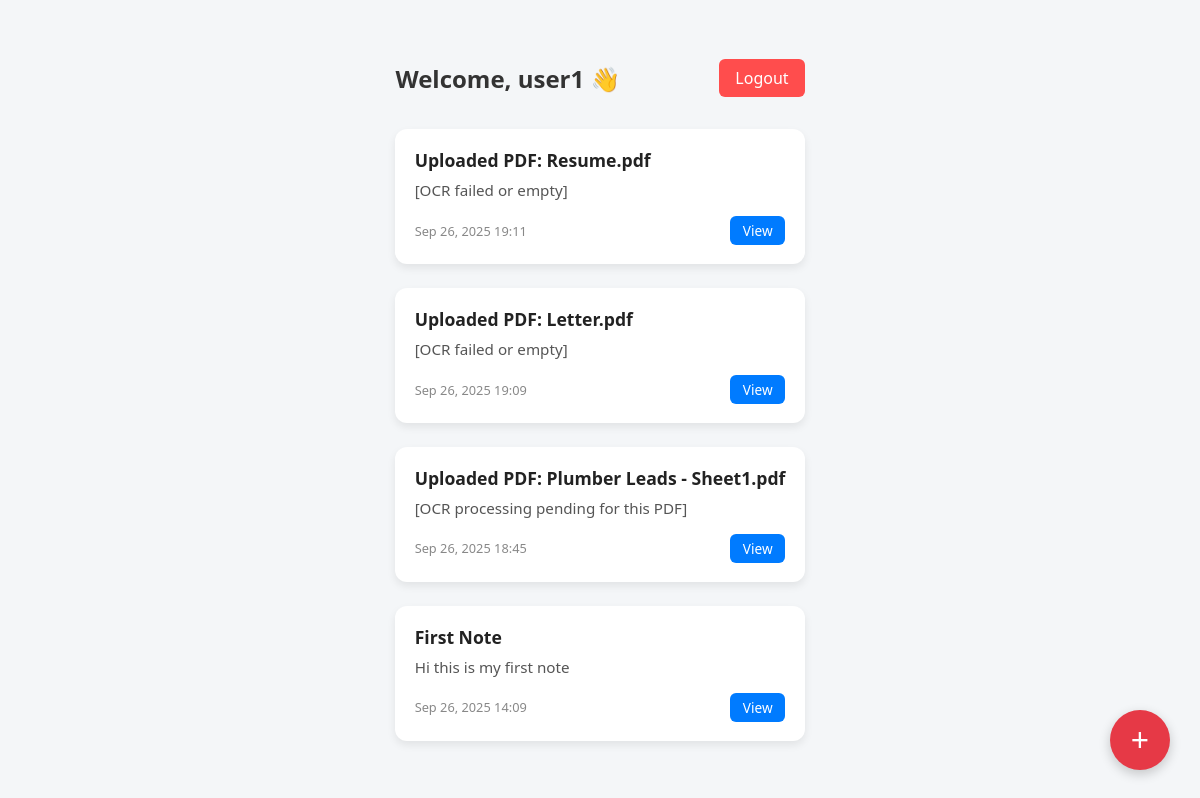
/index.php (signed in), run on the app's committed database.
### tables this page shows
CREATE TABLE `notes` (
  `id` int(11) NOT NULL,
  `user_id` int(11) NOT NULL,
  `title` varchar(255) NOT NULL,
  `content` longtext NOT NULL,
  `is_summary` tinyint(1) DEFAULT 0,
  `created_at` timestamp NOT NULL DEFAULT current_timestamp()
);

### index.php (the view, shortened to what this page needs)
<?php
require_once "config.php";
$user_id = $_SESSION['user_id'];
$username = $_SESSION['username'] ?? "";
$stmt = $pdo->prepare("SELECT id, title, content, created_at, is_summary
                       FROM notes
                       WHERE user_id = :user_id
                       ORDER BY created_at DESC");
$stmt->execute([":user_id" => $user_id]);
$notes = $stmt->fetchAll(PDO::FETCH_ASSOC);
?>
<!DOCTYPE html>
<html lang="en">
<head>
  <link rel="stylesheet" href="style.css">
</head>
<body>
<div class="dashboard-container">
    <header class="dashboard-header">
        <h1>Welcome, <?= htmlspecialchars($username) ?> 👋</h1>
        <a href="logout.php" class="logout-btn">Logout</a>
    </header>
    <section class="notes-section">
        <?php if (empty($notes)): ?>
            <p class="no-notes">No notes yet. Click the + button to add one!</p>
        <?php else: ?>
            <div class="notes-grid">
                <?php foreach ($notes as $note): ?>
                    <div class="note-card <?= $note['is_summary'] ? 'summary-note' : '' ?>">
                        <h3><?= htmlspecialchars($note['title']) ?></h3>
                        <p class="note-preview">
                            <?= htmlspecialchars(mb_strimwidth($note['content'], 0, 150, "...")) ?>
                        </p>
                        <div class="note-footer">
                            <small><?= date("M d, Y H:i", strtotime($note['created_at'])) ?></small>
                            <a href="view_note.php?id=<?= $note['id'] ?>" class="view-btn">View</a>
                        </div>
                    </div>
                <?php endforeach; ?>
            </div>
        <?php endif; ?>
    </section>
    <a href="create_note.php" class="add-btn">+</a>
</div>
</body>
</html>

### style.css (style rules this page uses)
* { margin: 0; padding: 0; box-sizing: border-box; font-family: "Segoe UI", Tahoma, Geneva, Verdana, sans-serif; }
body { background: #f4f6f8; display: flex; justify-content: center; align-items: center; height: 100vh; }
.dashboard-container { max-width: 1000px; margin: 2rem auto; padding: 0 1rem; }
.dashboard-header { display: flex; justify-content: space-between; align-items: center; margin-bottom: 2rem; }
.dashboard-header h1 { font-size: 1.5rem; color: #333; }
.logout-btn { background: #ff4d4d; color: #fff; padding: 0.5rem 1rem; border-radius: 6px; text-decoration: none; transition: background 0.2s; }
.notes-grid { display: grid; grid-template-columns: repeat(auto-fill, minmax(250px, 1fr)); gap: 1.5rem; }
.note-card { background: #fff; padding: 1.2rem; border-radius: 12px; box-shadow: 0 4px 8px rgba(0,0,0,0.08); display: flex; flex-direction: column; justify-content: space-between; transition: transform 0.2s; }
.note-card h3 { font-size: 1.1rem; margin-bottom: 0.5rem; color: #222; }
.note-preview { flex-grow: 1; color: #555; font-size: 0.95rem; margin-bottom: 1rem; }
.note-footer { display: flex; justify-content: space-between; align-items: center; }
.note-footer small { color: #888; font-size: 0.8rem; }
.view-btn { background: #007bff; color: #fff; padding: 0.3rem 0.8rem; border-radius: 6px; text-decoration: none; font-size: 0.85rem; transition: background 0.2s; }
.add-btn { position: fixed; bottom: 30px; right: 30px; background: #e63946; color: #fff; font-size: 2rem; width: 60px; height: 60px; border-radius: 50%; text-align: center; line-height: 60px; text-decoration: none; box-shadow: 0 4px 12px rgba(0,0,0,0.2); transition: background 0.2s, transform 0.2s; }

### data on the page
notes: title "Uploaded PDF: Resume.pdf", content "[OCR failed or empty]", created_at "Sep 26, 2025 19:11"
notes: title "Uploaded PDF: Letter.pdf", content "[OCR failed or empty]", created_at "Sep 26, 2025 19:09"
notes: title "Uploaded PDF: Plumber Leads - Sheet1.pdf", content "[OCR processing pending for this PDF]", created_at "Sep 26, 2025 18:45"
notes: title "First Note", content "Hi this is my first note", created_at "Sep 26, 2025 14:09"

### other printed values
$username "user1"
